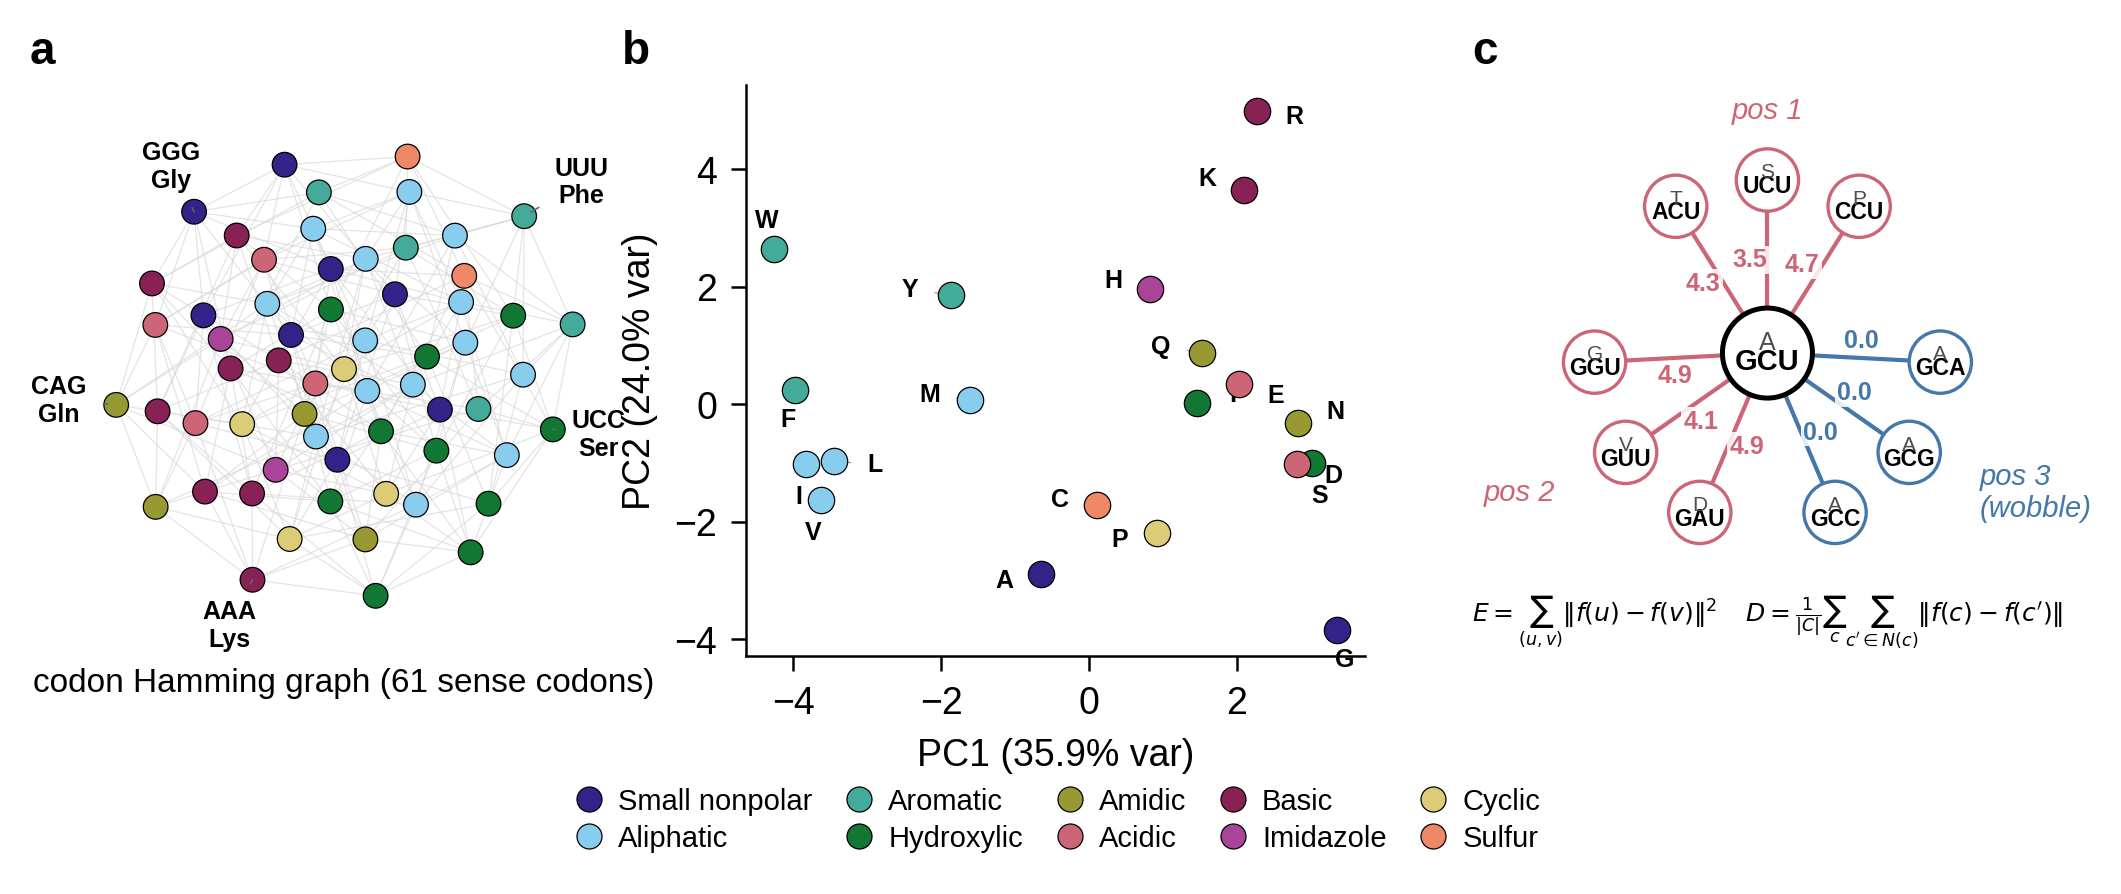

Here is the Python script that generated this plot:
#!/usr/bin/env python3
"""
Figure 1 — framework.

three panels (double-column, 7.2 x 2.8 in):
  a) codon Hamming graph (n=3), 61 sense codons, nodes colored by AA class
  b) 20 AAs in PC1-PC2 space, colored by same class scheme
  c) schematic subgraph centered on GCU (Ala) with real ||Δf|| edge distances

reads:
  codon_table.csv, src/io/aa_props_lib.py, data/processed/aa_props.parquet

outputs:
  figures/fig1.pdf, fig1.png (300 dpi)
"""

import os, sys
from pathlib import Path
import numpy as np
import pandas as pd
import matplotlib as mpl
import matplotlib.pyplot as plt
from matplotlib.gridspec import GridSpec
import networkx as nx

ROOT = Path(__file__).resolve().parent.parent
sys.path.insert(0, str(ROOT))
OUT = ROOT / "figures"

from src.io.codon_io import load_codon_table_csv
from src.io.aa_props_io import load_aa_props, aa_prop_vector_map
from src.sims.codon_graph import build_graph_n

# ── style: match CLAUDE.md typography spec ──
mpl.rcParams.update({
    "font.family": "sans-serif",
    "font.sans-serif": ["Liberation Sans", "DejaVu Sans"],
    "font.size": 9,
    "axes.labelsize": 10,
    "xtick.labelsize": 9,
    "ytick.labelsize": 9,
    "legend.fontsize": 8,
    "axes.linewidth": 0.6,
    "xtick.major.width": 0.6,
    "ytick.major.width": 0.6,
    "pdf.fonttype": 42,
    "ps.fonttype": 42,
})

# ── RAA10 class mapping (Murphy 2000-style) ──
RAA10 = {
    "A": "Small nonpolar", "G": "Small nonpolar",
    "V": "Aliphatic", "L": "Aliphatic", "I": "Aliphatic", "M": "Aliphatic",
    "F": "Aromatic", "W": "Aromatic", "Y": "Aromatic",
    "S": "Hydroxylic", "T": "Hydroxylic",
    "N": "Amidic", "Q": "Amidic",
    "D": "Acidic", "E": "Acidic",
    "K": "Basic", "R": "Basic",
    "H": "Imidazole",
    "P": "Cyclic",
    "C": "Sulfur",
}
GROUP_ORDER = ["Small nonpolar", "Aliphatic", "Aromatic", "Hydroxylic",
               "Amidic", "Acidic", "Basic", "Imidazole", "Cyclic", "Sulfur"]
GROUP_COLORS = {
    "Small nonpolar": "#332288", "Aliphatic": "#88CCEE",
    "Aromatic": "#44AA99", "Hydroxylic": "#117733",
    "Amidic": "#999933", "Acidic": "#CC6677",
    "Basic": "#882255", "Imidazole": "#AA4499",
    "Cyclic": "#DDCC77", "Sulfur": "#EE8866",
}

# ── load data ──
codon_df = load_codon_table_csv()
aa_df, _ = load_aa_props("data/processed/aa_props.parquet")
aa_vec = aa_prop_vector_map(aa_df)
c2a = dict(zip(codon_df["codon"].str.upper(), codon_df["aa"].str.upper()))

# per-component variance for PC labels — recompute quickly
from src.io.aa_props_lib import AA
from src.io.aa_props_io import _numeric_cols, _drop_highly_correlated, _zscore
rows = [{"aa": aa, **props} for aa, props in AA.items()]
lib_df = pd.DataFrame(rows)
raw_cols = _numeric_cols(lib_df)
used_raw = _drop_highly_correlated(lib_df, raw_cols, 0.95)
sub = lib_df[["aa"] + used_raw].drop_duplicates("aa").set_index("aa").sort_index()
X = sub.to_numpy(dtype=float)
Xz, _, _ = _zscore(X)
_, S, _ = np.linalg.svd(Xz, full_matrices=False)
var_frac = (S**2) / (S**2).sum()

# ── figure canvas ──
fig = plt.figure(figsize=(7.2, 2.8))
gs = GridSpec(1, 3, figure=fig, width_ratios=[1.05, 1, 1.05],
              left=0.02, right=0.98, bottom=0.27, top=0.95, wspace=0.12)

ax_a = fig.add_subplot(gs[0, 0])
ax_b = fig.add_subplot(gs[0, 1])
ax_c = fig.add_subplot(gs[0, 2])

# ═════════════════════════════════════════════════════════════
# panel a — Hamming graph of 61 sense codons
# ═════════════════════════════════════════════════════════════
G = build_graph_n(3)
stops = set(codon_df.loc[codon_df["is_stop"], "codon"].str.upper())
G_sense = G.copy()
G_sense.remove_nodes_from(stops)

# spring layout with strong repulsion
pos = nx.spring_layout(G_sense, seed=7, k=0.35, iterations=300)

# draw edges (light grey, behind nodes)
nx.draw_networkx_edges(
    G_sense, pos, ax=ax_a, edge_color="0.85", width=0.3, alpha=0.7,
)

# draw nodes colored by AA class
node_colors = []
for codon in G_sense.nodes():
    aa = c2a.get(codon, "*")
    grp = RAA10.get(aa, None)
    if grp is None:
        node_colors.append("#CCCCCC")
    else:
        node_colors.append(GROUP_COLORS[grp])

nx.draw_networkx_nodes(
    G_sense, pos, ax=ax_a, node_size=35, node_color=node_colors,
    edgecolors="black", linewidths=0.3,
)

# anchor labels — peripheral codons only (AUG lands in dense center, skip it)
# positions chosen from spring layout at seed=7 for balanced coverage
ANCHORS = [
    ("UUU", "Phe",  +0.25, +0.15),   # top-right
    ("GGG", "Gly",  -0.10, +0.20),   # top-left
    ("CAG", "Gln",  -0.25, +0.02),   # left
    ("AAA", "Lys",  -0.10, -0.20),   # bottom-left
    ("UCC", "Ser",  +0.20, -0.02),   # right
]
for codon, aa_name, dx, dy in ANCHORS:
    if codon in pos:
        x, y = pos[codon]
        ax_a.annotate(
            f"{codon}\n{aa_name}",
            (x, y), xytext=(x + dx, y + dy),
            fontsize=6, ha="center", va="center",
            fontweight="bold",
            arrowprops=dict(arrowstyle="-", color="0.4", lw=0.4),
        )

ax_a.set_xlim(-1.25, 1.25)
ax_a.set_ylim(-1.25, 1.25)
ax_a.set_aspect("equal")
ax_a.axis("off")
ax_a.text(-0.05, 1.02, "a", transform=ax_a.transAxes,
          fontsize=11, fontweight="bold", va="bottom", ha="left")
ax_a.text(0.5, -0.02, "codon Hamming graph (61 sense codons)",
          transform=ax_a.transAxes, ha="center", va="top", fontsize=8)

# ═════════════════════════════════════════════════════════════
# panel b — PCA space of 20 AAs
# ═════════════════════════════════════════════════════════════
aa_list = sorted(aa_vec.keys())
pca_cols = [c for c in aa_df.columns if c.startswith("pca")]
aa_sorted_df = aa_df.drop_duplicates("aa").set_index("aa").sort_index()
pc1 = aa_sorted_df[pca_cols[0]].reindex(aa_list).values
pc2 = aa_sorted_df[pca_cols[1]].reindex(aa_list).values

for group in GROUP_ORDER:
    members = [aa for aa in aa_list if RAA10.get(aa) == group]
    idxs = [aa_list.index(m) for m in members]
    ax_b.scatter(pc1[idxs], pc2[idxs], c=GROUP_COLORS[group],
                 s=40, edgecolors="black", linewidths=0.3, zorder=5)

# hand-tuned label offsets (reused from fig1b_pca_space.py)
LABEL_OFFSETS = {
    "I": (-0.1, -0.55), "L": (+0.55, -0.05), "V": (-0.1, -0.55), "M": (-0.55, +0.10),
    "F": (-0.1, -0.50), "W": (-0.1, +0.50), "Y": (-0.55, +0.10),
    "N": (+0.50, +0.20), "D": (+0.50, -0.20), "S": (+0.10, -0.55), "T": (+0.50, +0.15),
    "E": (+0.50, -0.20), "Q": (-0.55, +0.10),
    "K": (-0.50, +0.20), "R": (+0.50, -0.10),
    "H": (-0.50, +0.15), "G": (+0.10, -0.50),
    "A": (-0.50, -0.10), "P": (-0.50, -0.10), "C": (-0.50, +0.10),
}
for i, aa in enumerate(aa_list):
    dx, dy = LABEL_OFFSETS.get(aa, (0.20, 0.20))
    ax_b.annotate(
        aa, (pc1[i], pc2[i]),
        xytext=(pc1[i] + dx, pc2[i] + dy),
        fontsize=6, fontweight="bold", ha="center", va="center",
        arrowprops=dict(arrowstyle="-", color="0.6", lw=0.3),
    )

ax_b.set_xlabel(f"PC1 ({var_frac[0]*100:.1f}% var)", fontsize=9)
ax_b.set_ylabel(f"PC2 ({var_frac[1]*100:.1f}% var)", fontsize=9)
ax_b.spines["top"].set_visible(False)
ax_b.spines["right"].set_visible(False)
ax_b.grid(False)
ax_b.text(-0.20, 1.02, "b", transform=ax_b.transAxes,
          fontsize=11, fontweight="bold", va="bottom", ha="left")

# ═════════════════════════════════════════════════════════════
# panel c — GCU neighborhood with real PC distances
# ═════════════════════════════════════════════════════════════
BASES = ["A", "U", "G", "C"]
center_codon = "GCU"
center_aa = c2a[center_codon]
center_vec = aa_vec[center_aa]

neighbors = []
for pos_i in range(3):
    for b in BASES:
        if b == center_codon[pos_i]:
            continue
        nc = center_codon[:pos_i] + b + center_codon[pos_i+1:]
        naa = c2a.get(nc, "*")
        if naa in aa_vec:
            d = np.linalg.norm(center_vec - aa_vec[naa])
            syn = (naa == center_aa)
        else:
            d = np.nan
            syn = False
        neighbors.append({
            "codon": nc, "aa": naa, "pos": pos_i + 1,
            "dist": d, "syn": syn,
        })

# place neighbors at polar positions — 3 groups of 3, by position
cx, cy = 0.0, 0.0
R = 1.0
R_node = 0.18
# group sectors: pos1 top, pos2 lower-left, pos3 lower-right
sector_centers = {1: 90, 2: 215, 3: 325}
spread = 32  # degrees within sector

def polar(cx, cy, angle_deg, r):
    a = np.radians(angle_deg)
    return cx + r * np.cos(a), cy + r * np.sin(a)

# draw edges with distance labels
for pos_i in [1, 2, 3]:
    sector = sector_centers[pos_i]
    group = [n for n in neighbors if n["pos"] == pos_i]
    angles = [sector + spread, sector, sector - spread]
    for n, ang in zip(group, angles):
        xy = polar(cx, cy, ang, R)
        # edge color: blue for synonymous, red for non-syn
        color = "#4477AA" if n["syn"] else "#CC6677"
        # draw edge from center to node edge
        dx, dy = xy[0] - cx, xy[1] - cy
        dist_r = np.hypot(dx, dy)
        ux, uy = dx / dist_r, dy / dist_r
        x0, y0 = cx + ux * 0.26, cy + uy * 0.26
        x1, y1 = xy[0] - ux * R_node, xy[1] - uy * R_node
        ax_c.plot([x0, x1], [y0, y1], color=color, linewidth=1.0,
                  zorder=1, solid_capstyle="round")
        # midpoint label for ||Δf||
        mx, my = (x0 + x1) / 2, (y0 + y1) / 2
        # offset label perpendicular to edge to avoid overlap
        perp_x, perp_y = -uy, ux
        lab_x = mx + perp_x * 0.10
        lab_y = my + perp_y * 0.10
        ax_c.text(
            lab_x, lab_y, f"{n['dist']:.1f}",
            fontsize=6, ha="center", va="center",
            color=color, fontweight="bold",
            bbox=dict(facecolor="white", edgecolor="none", pad=0.5, alpha=0.85),
            zorder=2,
        )
        # node
        ax_c.add_patch(plt.Circle(xy, R_node, facecolor="white",
                                   edgecolor=color, linewidth=0.8, zorder=3))
        ax_c.text(xy[0], xy[1] - 0.035, n["codon"], fontsize=5.5,
                  ha="center", va="center", fontweight="bold", zorder=4)
        ax_c.text(xy[0], xy[1] + 0.045, n["aa"], fontsize=5,
                  ha="center", va="center", color="0.3", zorder=4)

# center node
ax_c.add_patch(plt.Circle((cx, cy), 0.26, facecolor="white",
                          edgecolor="black", linewidth=1.2, zorder=3))
ax_c.text(cx, cy - 0.05, center_codon, fontsize=7,
          ha="center", va="center", fontweight="bold", zorder=4)
ax_c.text(cx, cy + 0.06, center_aa, fontsize=6,
          ha="center", va="center", color="0.3", zorder=4)

# sector labels
for pos_i in [1, 2, 3]:
    sector = sector_centers[pos_i]
    lx, ly = polar(cx, cy, sector, R + R_node + 0.22)
    label = f"pos {pos_i}" if pos_i < 3 else "pos 3\n(wobble)"
    color = "#4477AA" if pos_i == 3 else "#CC6677"
    ha = "center"
    if pos_i == 2:
        ha = "right"; lx -= 0.08
    elif pos_i == 3:
        ha = "left"; lx += 0.08
    ax_c.text(lx, ly, label, fontsize=7, color=color,
              ha=ha, va="center", fontstyle="italic")

# formula boxes beneath
ax_c.text(
    0, -1.55,
    r"$E = \sum_{(u,v)} \|f(u)-f(v)\|^2$" + "    " +
    r"$D = \frac{1}{|C|}\sum_c \sum_{c' \in N(c)} \|f(c)-f(c')\|$",
    fontsize=6, ha="center", va="center",
)

ax_c.set_xlim(-1.55, 1.55)
ax_c.set_ylim(-1.75, 1.55)
ax_c.set_aspect("equal")
ax_c.axis("off")
ax_c.text(-0.05, 1.02, "c", transform=ax_c.transAxes,
          fontsize=11, fontweight="bold", va="bottom", ha="left")

# ═════════════════════════════════════════════════════════════
# shared legend across bottom
# ═════════════════════════════════════════════════════════════
legend_handles = []
for group in GROUP_ORDER:
    h = plt.Line2D([0], [0], marker="o", color="w",
                   markerfacecolor=GROUP_COLORS[group], markeredgecolor="black",
                   markeredgewidth=0.3, markersize=6, label=group)
    legend_handles.append(h)

# synonymous/nonsynonymous edge handles for panel c
syn_handle = plt.Line2D([0], [0], color="#4477AA", linewidth=1.5,
                         label="synonymous (pos 3)")
nonsyn_handle = plt.Line2D([0], [0], color="#CC6677", linewidth=1.5,
                            label="non-syn edge")

fig.legend(
    handles=legend_handles,
    loc="lower center", bbox_to_anchor=(0.5, 0.005),
    ncol=5, fontsize=7, frameon=False,
    handlelength=1.2, handletextpad=0.4,
    columnspacing=1.0, labelspacing=0.3,
)

# ── save ──
OUT.mkdir(exist_ok=True)
# bbox_inches="tight" is required: the panel labels sit at y=1.02 in axes
# coords, above the axes box, so a fixed canvas clips their ascenders
fig.savefig(OUT / "fig1.pdf", dpi=300, bbox_inches="tight")
fig.savefig(OUT / "fig1.png", dpi=300, bbox_inches="tight")
print(f"saved: {OUT / 'fig1.pdf'}")
print(f"saved: {OUT / 'fig1.png'}")
plt.close(fig)
